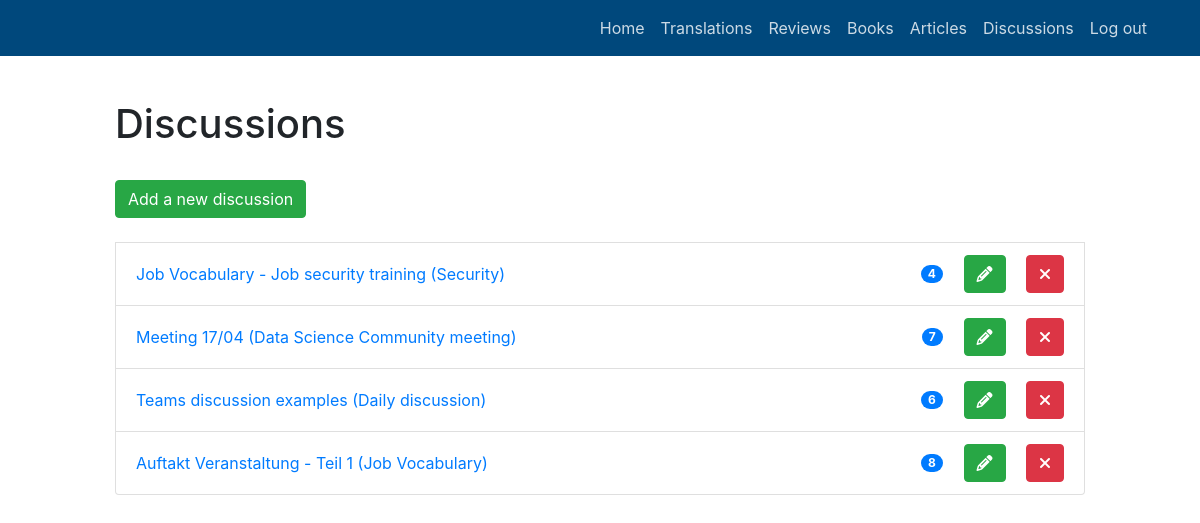
Page /public/member/discussions/list (signed in) on the committed database.
### dictionary/models.py (models this page shows, shortened)
class Support(models.Model):
    title = models.CharField("Title",max_length=100,default='')
    language = models.ForeignKey('Language',on_delete=models.CASCADE,default='')
    slug = models.SlugField("Slug",max_length=100,default='',null=True,blank=True)
    user = models.ForeignKey(User,on_delete=models.CASCADE,null=True,blank=True)
    @property
    def nb_translations(self):
        return self.translations.all().count()
    class Meta:
        abstract = True
        unique_together = ("slug")
        verbose_name = "Support"
        verbose_name_plural = "Supports"

class Discussion(Support):
    topic = models.ForeignKey('Topic',on_delete=models.CASCADE,default='')
    translations = models.ManyToManyField('Translation', through='TranslationLinkDiscussion')
    original_content = models.TextField("Original content",default='',null=True,blank=True)
    translated_content = models.TextField("Original content",default='',null=True,blank=True)
    class Meta:
        verbose_name = "Discussion"
        verbose_name_plural = "Discussions"

class Topic(models.Model):
    name = models.CharField("Name",max_length=100,default='',null=True,blank=True)
    class Meta:
        verbose_name = "Topic"
        verbose_name_plural = "Topics"

### dictionary/views.py (the view)
# urls.py: path('member/discussions/list', views.DiscussionsListView.as_view(), name='list_discussion'),
class DiscussionsListView(LoginRequiredMixin,ListView):
    model = models.Discussion
    paginate_by = 10  # if pagination is desired
    template_name = "dictionary/discussions_list.html"
    def get_queryset(self):
        return models.Discussion.objects.filter(user=self.request.user)

### dictionary/templates/dictionary/discussions_list.html (shortened to what this page needs)
{% extends 'dictionary/base_global.html' %}
{% block libraries %}
{% load crispy_forms_tags %}
{% endblock %}
{% block body %}
	<h1>Discussions</h1>
	<br>
	<a href="{% url 'add_discussion' %}">
		<button type="submit" class="btn btn-success">Add a new discussion</button>
	</a>
	<br><br>
	{% for discussion in object_list %}
		<li class="list-group-item d-flex justify-content-between align-items-center">
			<a href="{% url 'details_discussion' slug_discussion=discussion.slug %}">
			{{ discussion.title }} ({{ discussion.topic.name }})
			</a>
			<div class="pull-right">
				<span class="badge badge-primary badge-pill mr-3">{{ discussion.nb_translations }}</span>
				<a href="{% url 'update_discussion' slug_discussion=discussion.slug %}">
					<button class="btn btn-success mr-3">
						<i class="fa fa-pencil" aria-hidden="true"></i>
					</button>
				</a>
				<a href="{% url 'delete_discussion' slug_discussion=discussion.slug %}">
					<button class="btn btn-danger">
						<i class="fa fa-times" aria-hidden="true"></i>
					</button>
				</a>
			</div>
		</li>
	{% empty %}
		<div class="alert alert-info" role="alert">
		No lectures yet.
		</div>
	{% endfor %}
{% endblock %}

### dictionary/templates/dictionary/base_global.html (shortened to what this page needs)
<!DOCTYPE html>
<html lang="en">
<head>
  {% load static %}
  <link href="{% static 'dictionary/dictionary/vendor/bootstrap/css/bootstrap.min.css' %}" rel="stylesheet">
  <link href="{% static 'dictionary/dictionary/css/custom.css' %}" rel="stylesheet">
</head>
<body>
	{% block nav %}
	<nav class="navbar navbar-expand-lg navbar-dark bg-primary fixed-top" id="mainNav">
    <div class="container">
      <div class="collapse navbar-collapse" id="navbarResponsive">
        <ul class="navbar-nav ml-auto">
		  <li class="nav-item">
            <a class="nav-link link1" href="{% url 'home_member' %}">Home</a>
          </li>
          <li class="nav-item">
            <a class="nav-link link1" href="{% url 'list_translations' %}">Translations</a>
          </li>
		  <li class="nav-item">
            <a class="nav-link link1" href="{% url 'list_reviews' %}">Reviews</a>
          </li>
		  <li class="nav-item">
            <a class="nav-link link1" href="{% url 'list_book' %}">Books</a>
          </li>
		  <li class="nav-item">
            <a class="nav-link link1" href="{% url 'list_article' %}">Articles</a>
          </li>
		  <li class="nav-item">
            <a class="nav-link link1" href="{% url 'list_discussion' %}">Discussions</a>
          </li>
		  <li class="nav-item">
            <a class="nav-link link1" href="{% url 'logout' %}">Log out</a>
          </li>
        </ul>
      </div>
    </div>
  </nav>
  {% endblock %}
  <div class="content">
    <div class="col-lg-10 mx-auto">
			{% block body %}{% endblock %}
	</div>
  </div>
</body>

### static/dictionary/dictionary/css/custom.css (style rules this page uses)
a.link1 { color:rgba(255,255,255,.8) !important; transition: color 0.5s; }
.content { margin-top:100px; }

### rows in the picture
Discussion: title "Job Vocabulary - Job security training", topic.name "Security", nb_translations "4"
Discussion: title "Meeting 17/04", topic.name "Data Science Community meeting", nb_translations "7"
Discussion: title "Teams discussion examples", topic.name "Daily discussion", nb_translations "6"
Discussion: title "Auftakt Veranstaltung - Teil 1", topic.name "Job Vocabulary", nb_translations "8"
